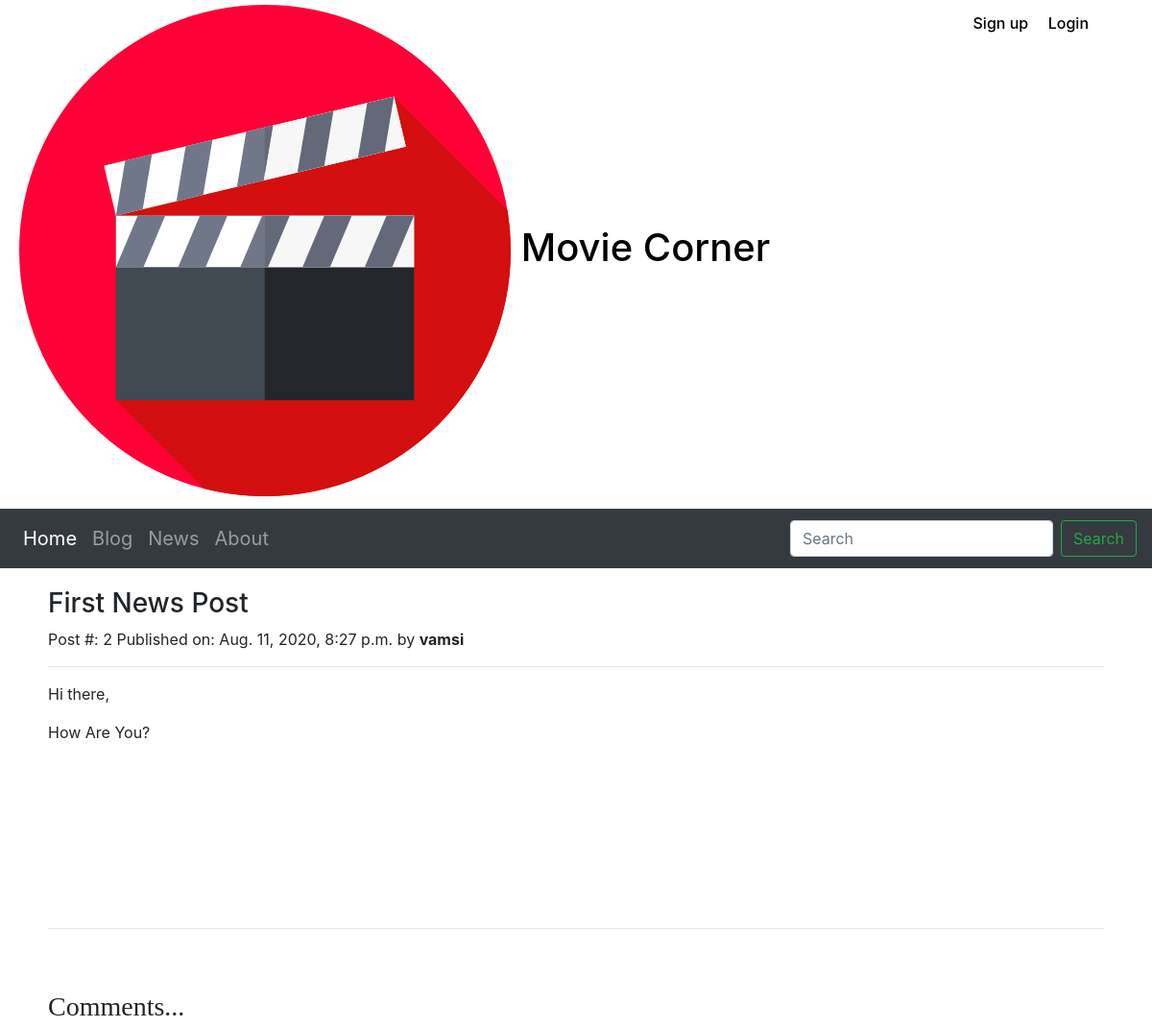
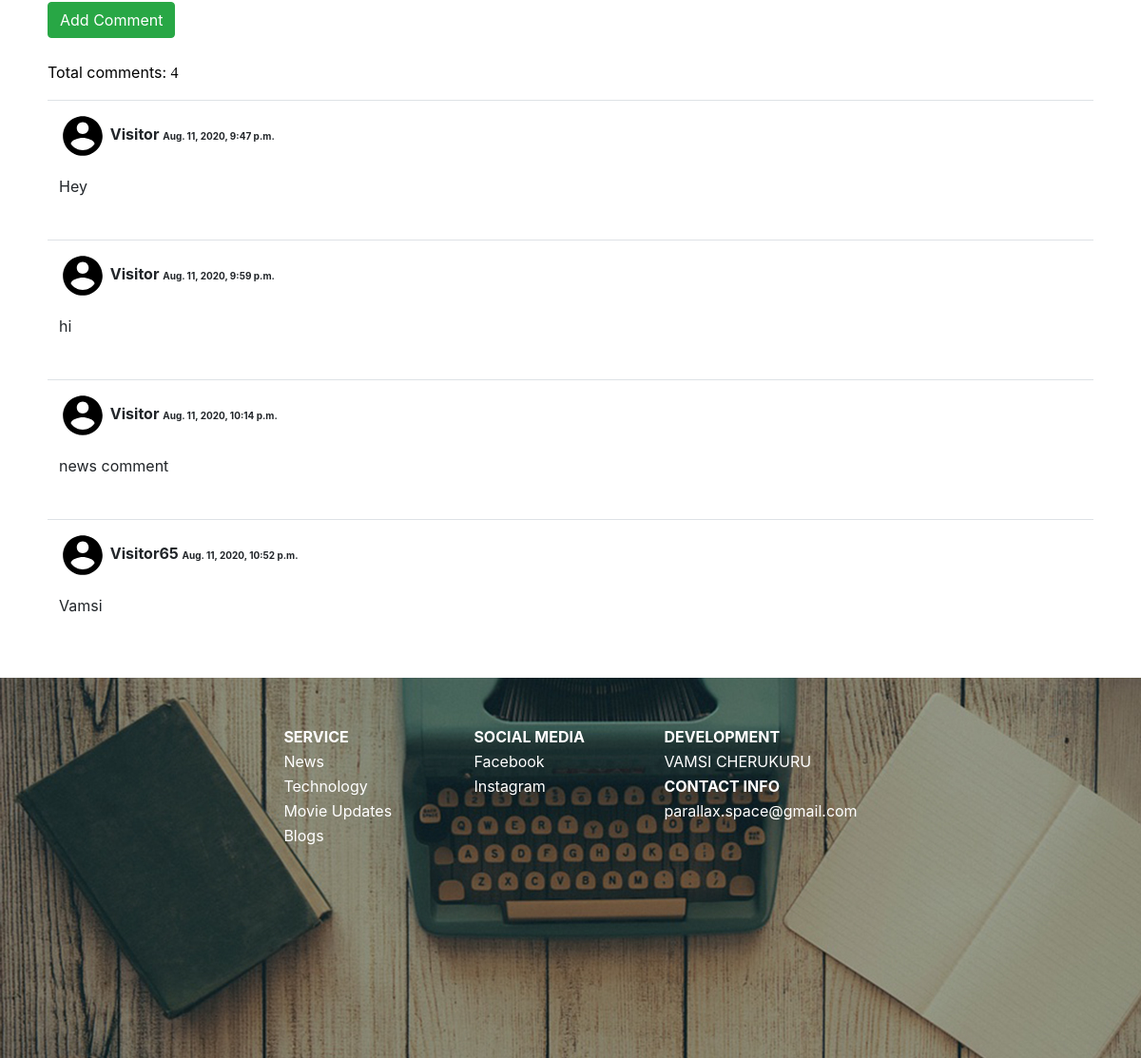
The page /news/2 on the database its author committed (2 pictures, top to bottom).
### blog/models.py (models this page shows, shortened)
class NewsPost(models.Model):
    author = models.ForeignKey('auth.User',on_delete=models.CASCADE,default='auth.User')
    Title = models.CharField(max_length=256)
    Description = models.TextField()
    post_date = models.DateTimeField(auto_now_add=True)

class NewsComment(models.Model):
    Post = models.ForeignKey(NewsPost,related_name='newscomments',null=True,on_delete=models.CASCADE)
    commentor_name = models.CharField(max_length=200,default="Visitor")
    comment_text = models.TextField()
    comment_date = models.DateTimeField(auto_now_add=True)

### blog/views.py (the view)
# urls.py: path('news/<int:pk>',views.NewsPostDetail.as_view(),name='news_detail'),
class NewsPostDetail(DetailView):
    model = models.NewsPost
    context_object_name = 'post_detail'
    template_name = 'news_detail.html'

### templates/news_detail.html (shortened to what this page needs)
{% extends 'base.html' %}
{% load static %}
{% block body_block %}
<div class="container col-lg-12 col-sm-6">
    <div class="container" style="background-color: white; padding:20px;">
        <h3>{{post_detail.Title}}</h3>
        <p> Post #: {{post_detail.id}}
            Published on: {{post_detail.post_date}} by <span style="font-weight: bold;">{{post_detail.author}}</span>
        </p><hr>
<p>{{post_detail.Description|safe}}</p>
            <center>
                <br><br><br><br><br>
            </center><hr>
<br><br>
            <h3 style="font-family:Dekar;">Comments...</h3>
                <a type="button"  href="{% url 'blog:NewsCommentAdd' pk=post_detail.pk %}" class="btn btn-success">Add Comment</a>
                <br><br><p style="color: black; "> Total comments:
                    <span style=" font-family:Dekar;">
                        {{post_detail.newscomments.count}}
                    </span>
                    </p>
                    {% for comment in post_detail.newscomments.all %}
                    <table class="table table-light" >
                        <tbody >
                            <tr >
                                <td  style="background-color: white;">
                                <p style="font-weight:bold;">
                                    <img src="{% static 'images/account.svg' %}" style="width: 50px;" alt="">
                                    {{comment.commentor_name}}
                                     <span style="font-size: 10px;">{{comment.comment_date}}</span>
                                </p>
                                <p style="margin-left: 50px;">
                                    {{comment.comment_text|safe}}</p>
                        </table>
                    {% endfor %}
    </div>
</div>
{% endblock %}

### rows shown on the page
NewsPost: Title "First News Post", id "2", post_date "Aug. 11, 2020, 8:27 p.m.", author "vamsi", Description "Hi there, How Are You?", newscomments.count "4"
NewsComment: commentor_name "Visitor", comment_date "Aug. 11, 2020, 9:47 p.m.", comment_text "Hey"
NewsComment: commentor_name "Visitor", comment_date "Aug. 11, 2020, 9:59 p.m.", comment_text "hi"
NewsComment: commentor_name "Visitor", comment_date "Aug. 11, 2020, 10:14 p.m.", comment_text "news comment"
NewsComment: commentor_name "Visitor65", comment_date "Aug. 11, 2020, 10:52 p.m.", comment_text "Vamsi"
